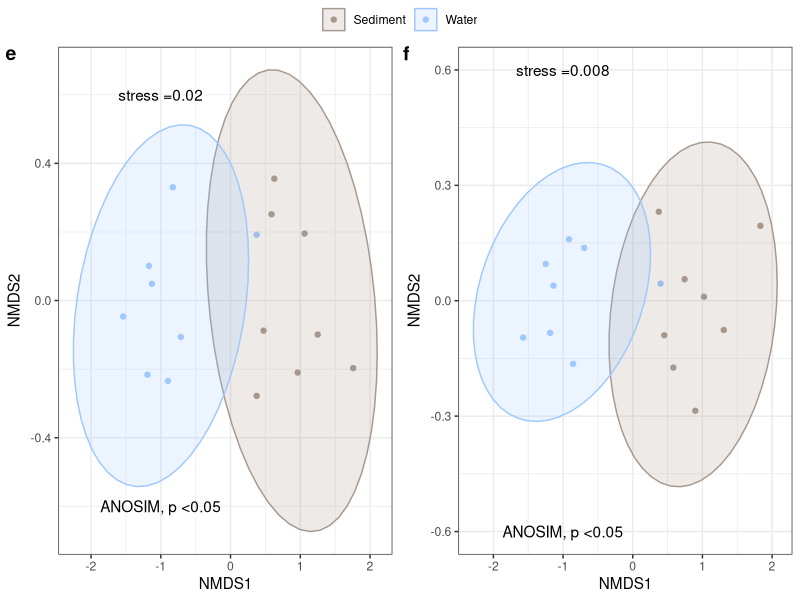

The R source for this figure:
library(tidyverse)
library(vegan)
library(ggpubr)


# NMDS --------------------------------------------------------------------

composition <- readxl::read_xlsx('data/composition.xlsx')

composition %>% 
  select(sample_type,  film,fragment, sphere, fiber) -> shape_data

distance_matrix <- vegdist(shape_data[2:5])
shape_nmds <- metaMDS(distance_matrix)
shape_scores <- as.data.frame(scores(shape_nmds))
plot_data <- cbind(shape_scores, shape_data)

plot_data  %>% 
  ggplot(aes(NMDS1, NMDS2, color = sample_type))+ 
  geom_point()+
  stat_ellipse(geom = 'polygon', aes(fill = sample_type, color = sample_type), alpha = 0.2)+
  scale_color_manual(values = c('#A6998D', '#9FC8FF'))+
  scale_fill_manual(values = c('#A6998D', '#9FC8FF'))+
  annotate('text',x =-1,y= 0.6, label= paste0('stress =', round(shape_nmds$stress,2)))+
  annotate('text',x =-1,y= -0.6, label= paste0('ANOSIM, p <0.05'))+
  theme_bw()+
  theme(legend.position = 'bottom',
        legend.title = element_blank()) -> shape_nmds_plot

composition %>% 
  select(sample_type,pa,pe,pet,pp,ps) -> polymer_data

distance_matrix <- vegdist(polymer_data[2:6])
polymer_nmds <- metaMDS(distance_matrix)
polymer_scores <- as.data.frame(scores(polymer_nmds))
plot_data <- cbind(polymer_scores, polymer_data)

plot_data  %>% 
  ggplot(aes(NMDS1, NMDS2, color = sample_type))+ 
  geom_point()+
  stat_ellipse(geom = 'polygon', aes(fill = sample_type, color = sample_type), alpha = 0.2)+
  scale_color_manual(values = c('#A6998D', '#9FC8FF'))+
  scale_fill_manual(values = c('#A6998D', '#9FC8FF'))+
  annotate('text',x =-1,y= 0.6, label= paste0('stress =', round(polymer_nmds$stress,3)))+
  annotate('text',x =-1,y= -0.6, label= paste0('ANOSIM, p <0.05'))+
  theme_bw()+
  theme(legend.position = 'bottom',
        legend.title = element_blank()) -> polymer_nmds_plot


ggarrange(shape_nmds_plot,  polymer_nmds_plot, common.legend = T, labels = c('e','f'))

